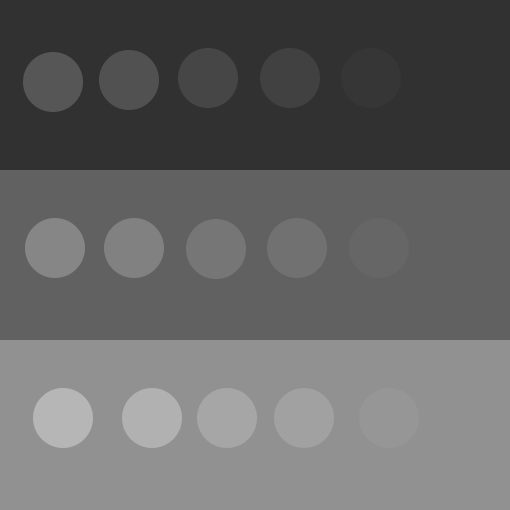
#> input picture img/weber-ratio.png, 510 x 510 px
$ python weber-ratio.py
#> lines starting #> are read from the running program, lines starting #| are printed output that depends on the picture; after the words box and inside, x2 and y2 are one past the last pixel; in counts of white or black regions, pixels touching at a corner belong together
#!/usr/bin/env python3
# -*- coding: utf-8 -*-
#
# FILE: weber_ratio.py
#
# @author: Arafat Hasan Jenin <opendoor.arafat[at]gmail[dot]com>
#
# DATE CREATED: 05-12-19 21:42:24 (+06)
# LAST MODIFIED: 22-12-19 17:54:52 (+06)
#
# DEVELOPMENT HISTORY:
# Date         Version     Description
# --------------------------------------------------------------------
# 05-12-19     1.0         Deleted code is debugged code.
#
#               _/  _/_/_/_/  _/      _/  _/_/_/  _/      _/
#              _/  _/        _/_/    _/    _/    _/_/    _/
#             _/  _/_/_/    _/  _/  _/    _/    _/  _/  _/
#      _/    _/  _/        _/    _/_/    _/    _/    _/_/
#       _/_/    _/_/_/_/  _/      _/  _/_/_/  _/      _/
#
##############################################################################

import cv2
import os
import numpy as np
import matplotlib.pyplot as plt

if __name__ == '__main__':
    path = 'img/weber-ratio.png'

    if os.path.isfile(path):
        img = cv2.imread(path, cv2.IMREAD_GRAYSCALE)
#> img is the input picture: shape (510, 510); min 49, max 182, mean 100.6
        print("[INFO] Image has been read successfully...")
    else:
        print("[INFO] The file '" + path + "' does not exist.")
        sys.exit(0)

    rows, cols = img.shape
#> rows = 510; cols = 510
    output = cv2.cvtColor(img, cv2.COLOR_GRAY2RGB)

    weberConstant = 0.02
    weberMax = -999999.0
    print("[INFO] Operation on progress...")
    for row in range(rows):
        for col in range(cols):
            pix = img[row, col]
            for x, y in [(0, 1), (1, 1), (1, 0), (1, -1), (0, -1), (-1, -1),
                         (-1, 0), (-1, 1)]:  # move all eight directions
                tmpX = row + x
                tmpY = col + y
                # Handle if out of array
                if (tmpX < 0 or tmpY < 0 or tmpX >= rows or tmpY >= cols):
                    continue

                tmpPix = img[tmpX, tmpY]
                brightnessDiff = abs(int(pix) - int(tmpPix))

                # weberRatioTmp is weber ratio of current working pixel
                if (pix == 0):
                    weberRatioTmp = (brightnessDiff) / (pix + 1)
                else:
                    weberRatioTmp = brightnessDiff / pix
                weberMax = max(weberMax, weberRatioTmp)

                # Set GREEN channel to maximum to detect edges if it cross weberConstant
                if (weberRatioTmp > weberConstant):
                    output[row, col, 1] = 255
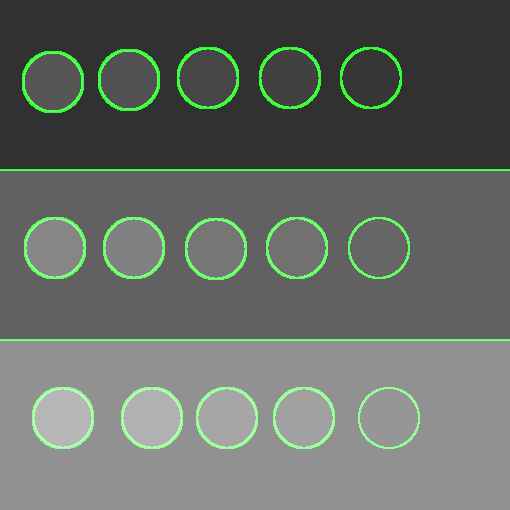
#> output: shape (510, 510, 3); 4.28% of pixels changed, all inside (x1, y1, x2, y2) = (0, 47, 510, 449)

    print("Maximum Weber's ratio: ", weberMax)

    titles = ['Original image', 'Original image with background edges']
    plt.subplot(1, 2, 1)
    plt.imshow(img, cmap='gray', vmin=0, vmax=255)
    plt.title(titles[0])
    plt.xticks([])
    plt.yticks([])
    plt.subplot(1, 2, 2)
    plt.imshow(output)
    plt.title(titles[1])
    plt.xticks([])
    plt.yticks([])
    plt.show()
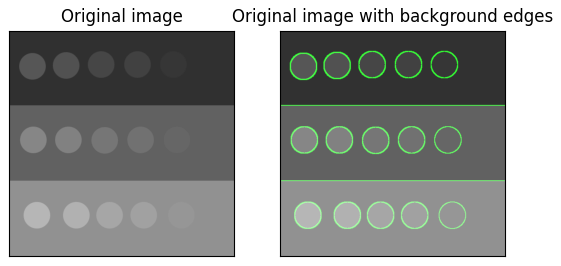
#> figure drawn by matplotlib, 2 panels

    print("[INFO] All operations finished successfully...")

$ run again, with img/Valve_original_(1).png copied over img/weber-ratio.png
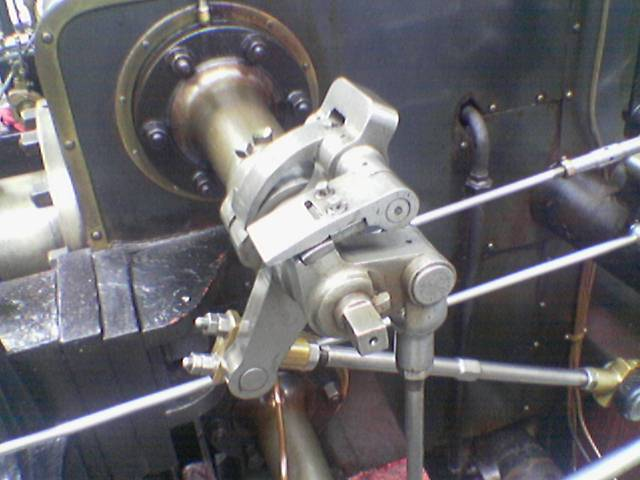
#> input picture img/Valve_original_(1).png, 640 x 480 px
#> after the loop `for row in range(rows):`:
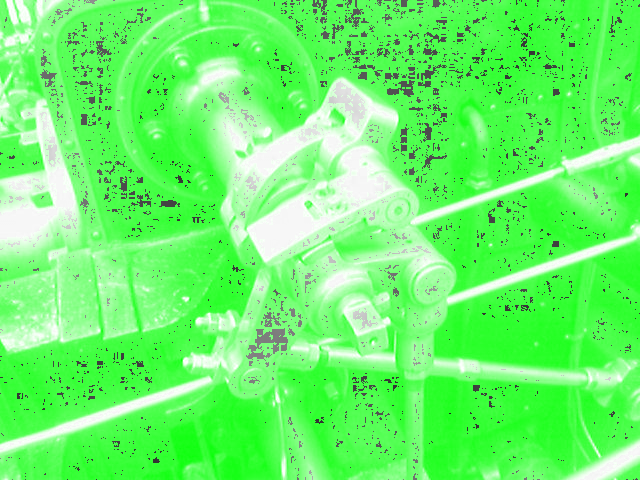
#> output: shape (480, 640, 3); mean B, G, R 105.2, 247.8, 105.2
#> `plt.show()`:
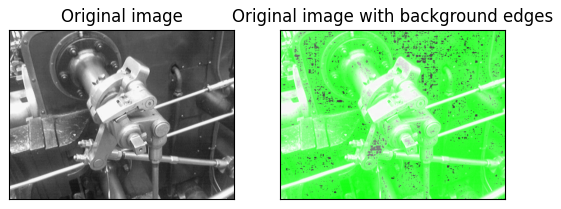
#> figure drawn by matplotlib, 2 panels
